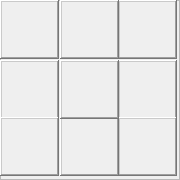
   <widget class="QFrame" name="plg_9">
    <property name="geometry">
     <rect>
      <x>521</x>
      <y>521</y>
      <width>180</width>
      <height>180</height>
     </rect>
    </property>
    <property name="autoFillBackground">
     <bool>false</bool>
    </property>
    <property name="styleSheet">
     <string notr="true">border-image: url(:/png/image/bbkg.png);
QFrame QFrame:hover
{
background-color:blue
}</string>
    </property>
    <property name="frameShape">
     <enum>QFrame::StyledPanel</enum>
    </property>
    <property name="frameShadow">
     <enum>QFrame::Raised</enum>
    </property>
    <property name="lineWidth">
     <number>0</number>
    </property>
    <widget class="QFrame" name="f89">
     <property name="geometry">
      <rect>
       <x>118</x>
       <y>60</y>
       <width>59</width>
       <height>59</height>
      </rect>
     </property>
     <property name="contextMenuPolicy">
      <enum>Qt::DefaultContextMenu</enum>
     </property>
     <property name="layoutDirection">
      <enum>Qt::LeftToRight</enum>
     </property>
     <property name="autoFillBackground">
      <bool>true</bool>
     </property>
     <property name="styleSheet">
      <string notr="true">QFrame:hover
{
	border-image: url(:/png/image/hover.png);
}</string>
     </property>
     <property name="frameShape">
      <enum>QFrame::WinPanel</enum>
     </property>
     <property name="frameShadow">
      <enum>QFrame::Raised</enum>
     </property>
     <property name="lineWidth">
      <number>0</number>
     </property>
    </widget>
    <widget class="QFrame" name="f99">
     <property name="geometry">
      <rect>
       <x>118</x>
       <y>117</y>
       <width>59</width>
       <height>59</height>
      </rect>
     </property>
     <property name="contextMenuPolicy">
      <enum>Qt::DefaultContextMenu</enum>
     </property>
     <property name="layoutDirection">
      <enum>Qt::LeftToRight</enum>
     </property>
     <property name="autoFillBackground">
      <bool>true</bool>
     </property>
     <property name="styleSheet">
      <string notr="true">QFrame:hover
{
	border-image: url(:/png/image/hover.png);
}</string>
     </property>
     <property name="frameShape">
      <enum>QFrame::WinPanel</enum>
     </property>
     <property name="frameShadow">
      <enum>QFrame::Raised</enum>
     </property>
     <property name="lineWidth">
      <number>0</number>
     </property>
    </widget>
    <widget class="QFrame" name="f87">
     <property name="geometry">
      <rect>
       <x>0</x>
       <y>60</y>
       <width>59</width>
       <height>59</height>
      </rect>
     </property>
     <property name="contextMenuPolicy">
      <enum>Qt::DefaultContextMenu</enum>
     </property>
     <property name="layoutDirection">
      <enum>Qt::LeftToRight</enum>
     </property>
     <property name="autoFillBackground">
      <bool>true</bool>
     </property>
     <property name="styleSheet">
      <string notr="true">QFrame:hover
{
	border-image: url(:/png/image/hover.png);
}</string>
     </property>
     <property name="frameShape">
      <enum>QFrame::WinPanel</enum>
     </property>
     <property name="frameShadow">
      <enum>QFrame::Raised</enum>
     </property>
     <property name="lineWidth">
      <number>0</number>
     </property>
    </widget>
    <widget class="QFrame" name="f98">
     <property name="geometry">
      <rect>
       <x>60</x>
       <y>117</y>
       <width>59</width>
       <height>59</height>
      </rect>
     </property>
     <property name="contextMenuPolicy">
      <enum>Qt::DefaultContextMenu</enum>
     </property>
     <property name="layoutDirection">
      <enum>Qt::LeftToRight</enum>
     </property>
     <property name="autoFillBackground">
      <bool>true</bool>
     </property>
     <property name="styleSheet">
      <string notr="true">QFrame:hover
{
	border-image: url(:/png/image/hover.png);
}</string>
     </property>
     <property name="frameShape">
      <enum>QFrame::WinPanel</enum>
     </property>
     <property name="frameShadow">
      <enum>QFrame::Raised</enum>
     </property>
     <property name="lineWidth">
      <number>0</number>
     </property>
    </widget>
    <widget class="QFrame" name="f77">
     <property name="geometry">
      <rect>
       <x>0</x>
       <y>0</y>
       <width>59</width>
       <height>59</height>
      </rect>
     </property>
     <property name="contextMenuPolicy">
      <enum>Qt::DefaultContextMenu</enum>
     </property>
     <property name="layoutDirection">
      <enum>Qt::LeftToRight</enum>
     </property>
     <property name="autoFillBackground">
      <bool>true</bool>
     </property>
     <property name="styleSheet">
      <string notr="true">QFrame:hover
{
	border-image: url(:/png/image/hover.png);
}</string>
     </property>
     <property name="frameShape">
      <enum>QFrame::WinPanel</enum>
     </property>
     <property name="frameShadow">
      <enum>QFrame::Raised</enum>
     </property>
     <property name="lineWidth">
      <number>0</number>
     </property>
    </widget>
    <widget class="QFrame" name="f79">
     <property name="geometry">
      <rect>
       <x>118</x>
       <y>0</y>
       <width>59</width>
       <height>59</height>
      </rect>
     </property>
     <property name="contextMenuPolicy">
      <enum>Qt::DefaultContextMenu</enum>
     </property>
     <property name="layoutDirection">
      <enum>Qt::LeftToRight</enum>
     </property>
     <property name="autoFillBackground">
      <bool>true</bool>
     </property>
     <property name="styleSheet">
      <string notr="true">QFrame:hover
{
	border-image: url(:/png/image/hover.png);
}</string>
     </property>
     <property name="frameShape">
      <enum>QFrame::WinPanel</enum>
     </property>
     <property name="frameShadow">
      <enum>QFrame::Raised</enum>
     </property>
     <property name="lineWidth">
      <number>0</number>
     </property>
    </widget>
    <widget class="QFrame" name="f97">
     <property name="geometry">
      <rect>
       <x>0</x>
       <y>117</y>
       <width>59</width>
       <height>59</height>
      </rect>
     </property>
     <property name="contextMenuPolicy">
      <enum>Qt::DefaultContextMenu</enum>
     </property>
     <property name="layoutDirection">
      <enum>Qt::LeftToRight</enum>
     </property>
     <property name="autoFillBackground">
      <bool>true</bool>
     </property>
     <property name="styleSheet">
      <string notr="true">QFrame:hover
{
	border-image: url(:/png/image/hover.png);
}</string>
     </property>
     <property name="frameShape">
      <enum>QFrame::WinPanel</enum>
     </property>
     <property name="frameShadow">
      <enum>QFrame::Raised</enum>
     </property>
     <property name="lineWidth">
      <number>0</number>
     </property>
    </widget>
    <widget class="QFrame" name="f78">
     <property name="geometry">
      <rect>
       <x>60</x>
       <y>0</y>
       <width>59</width>
       <height>59</height>
      </rect>
     </property>
     <property name="contextMenuPolicy">
      <enum>Qt::DefaultContextMenu</enum>
     </property>
     <property name="layoutDirection">
      <enum>Qt::LeftToRight</enum>
     </property>
     <property name="autoFillBackground">
      <bool>true</bool>
     </property>
     <property name="styleSheet">
      <string notr="true">QFrame:hover
{
	border-image: url(:/png/image/hover.png);
}</string>
     </property>
     <property name="frameShape">
      <enum>QFrame::WinPanel</enum>
     </property>
     <property name="frameShadow">
      <enum>QFrame::Raised</enum>
     </property>
     <property name="lineWidth">
      <number>0</number>
     </property>
    </widget>
    <widget class="QFrame" name="f88">
     <property name="geometry">
      <rect>
       <x>60</x>
       <y>60</y>
       <width>59</width>
       <height>59</height>
      </rect>
     </property>
     <property name="contextMenuPolicy">
      <enum>Qt::DefaultContextMenu</enum>
     </property>
     <property name="layoutDirection">
      <enum>Qt::LeftToRight</enum>
     </property>
     <property name="autoFillBackground">
      <bool>true</bool>
     </property>
     <property name="styleSheet">
      <string notr="true">QFrame:hover
{
	border-image: url(:/png/image/hover.png);
}</string>
     </property>
     <property name="frameShape">
      <enum>QFrame::WinPanel</enum>
     </property>
     <property name="frameShadow">
      <enum>QFrame::Raised</enum>
     </property>
     <property name="lineWidth">
      <number>0</number>
     </property>
    </widget>
   </widget>
